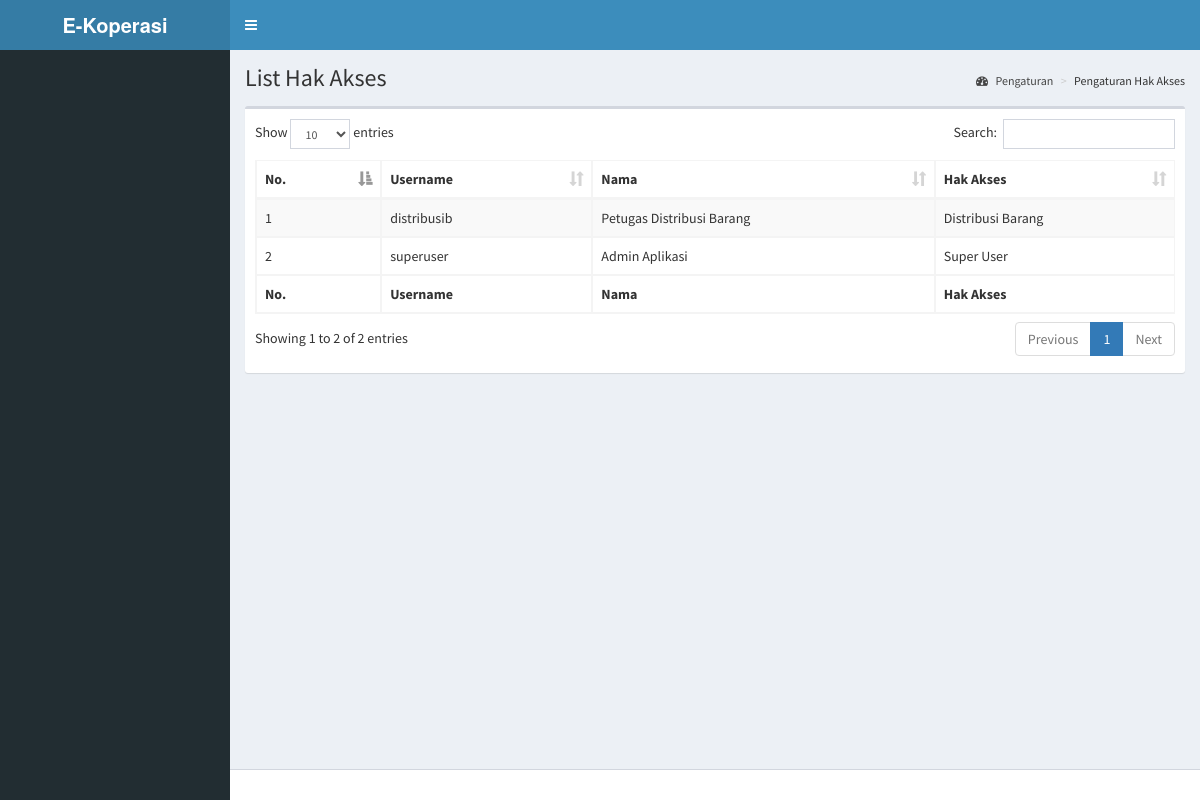
Screenshot of /index.php/c_super_user/pengaturanha with the database file from the repository.
### tables this page shows
CREATE TABLE `user` (
  `id` int(11) NOT NULL,
  `username` varchar(15) NOT NULL,
  `password` varchar(15) NOT NULL,
  `nama` varchar(100) NOT NULL,
  `id_akses` int(11) NOT NULL
);

CREATE TABLE `akses` (
  `id_akses` int(11) NOT NULL,
  `nama_akses` varchar(50) NOT NULL
);

### application/controllers/c_super_user.php (called while the page is built, shortened)
<?php
class c_super_user extends CI_Controller {
	function __construct()
	{
		$this->load->helper(array('form','url'));
		$this->load->model('m_super_user','',TRUE);
		$this->load->model('m_login','',TRUE);
	}
	public function pengaturanha()
	{
		$getud = $this->session->userdata();
		$data['var'] = $getud['nama'];
		$data['akses'] = $getud['akses'];
		$this->load->view('header', $data);
		$data['row'] = $this->m_super_user->select();
		$this->load->view('v_super_user_view_pengaturanha', $data);
		$this->load->view('footer');
	}
}

### index.php (called while the page is built, shortened)
<?php
require_once BASEPATH.'core/CodeIgniter.php';

### application/models/m_super_user.php (called while the page is built, shortened)
<?php
class m_super_user extends CI_Model {
	private $table_name="user";
	private $table_name2="akses";
	function select()
	{
		$this->db->join($this->table_name2,'user.id_akses = akses.id_akses');
		return $this->db->get($this->table_name)->result();
	}
}
?>

### application/views/v_super_user_view_pengaturanha.php (the view, shortened to what this page needs)
<div class="content-wrapper">
  <section class="content-header">
    <h1>
      List Hak Akses
    </h1>
    <ol class="breadcrumb">
      <li><a href="#"><i class="fa fa-dashboard"></i> Pengaturan</a></li>
      <li>Pengaturan Hak Akses</li>
    </ol>
  </section>
  <section class="content">
    <div class="row">
      <div class="col-xs-12">
        <div class="box">
          <div class="box-body">
            <table id="example1" class="table table-bordered table-striped">
              <thead>
                <tr>
                  <th>No.</th>
                  <th>Username</th>
                  <th>Nama</th>
                  <th>Hak Akses</th>
                </tr>
              </thead>
              <tbody>
                <?php $a = 1; foreach ($row as $r) {
                  ?>
                    <tr>
                      <td><?php echo $a; ?></td>
                      <td><?php echo $r->username; ?></td>
                      <td><?php echo $r->nama; ?></td>
                      <td><?php echo $r->nama_akses; ?></td>
                    </tr>
                  <?php $a = $a + 1; } ?>
              </tbody>
              <tfoot>
              <tr>
                  <th>No.</th>
                  <th>Username</th>
                  <th>Nama</th>
                  <th>Hak Akses</th>
                </tr>
              </tfoot>
            </table>
          </div>
        </div>
      </div>
    </div>
  </section>
</div>

### rows the page displays
user: username "distribusib", nama "Petugas Distribusi Barang", id_akses.nama_akses "Distribusi Barang"
user: username "superuser", nama "Admin Aplikasi", id_akses.nama_akses "Super User"
